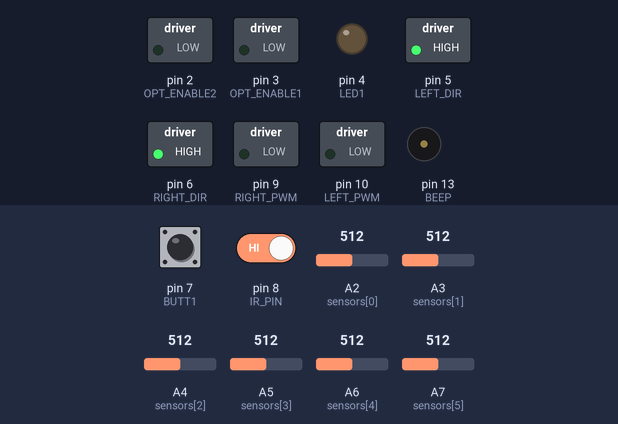
Recording of a sketch running on a simulated Arduino Nano, built with avr-gcc and run on an emulated ATmega328P. Shown: switched loads named in the sketch (green lamp = pin HIGH), output pins drawn as LEDs (lit = HIGH), buzzer (waves = sounding). The inputs (shaded band) are chosen by the test bench; at power-on: pin 7 (BUTT1) HIGH, A3 (sensors[1]) = 512, A2 (sensors[0]) = 512, pin 8 (IR_PIN) HIGH, A4 (sensors[2]) = 512, A5 (sensors[3]) = 512, A6 (sensors[4]) = 512, A7 (sensors[5]) = 512. What the sketch prints to the serial monitor is not drawn.

Above: at 1.3 s.
1.4 s: pin 7 (BUTT1) pulled LOW for 0.15 s
At 2.0 s:
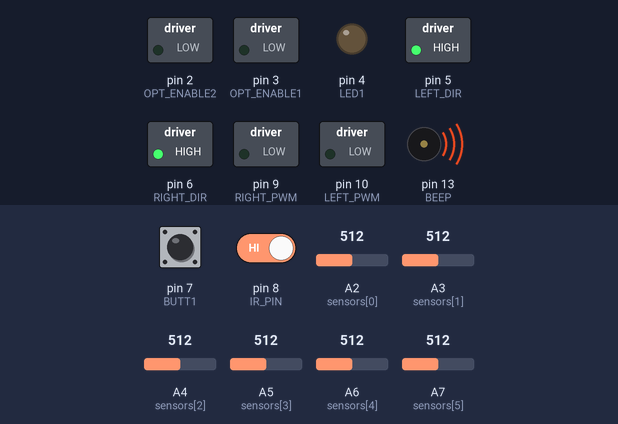
At 4.3 s:
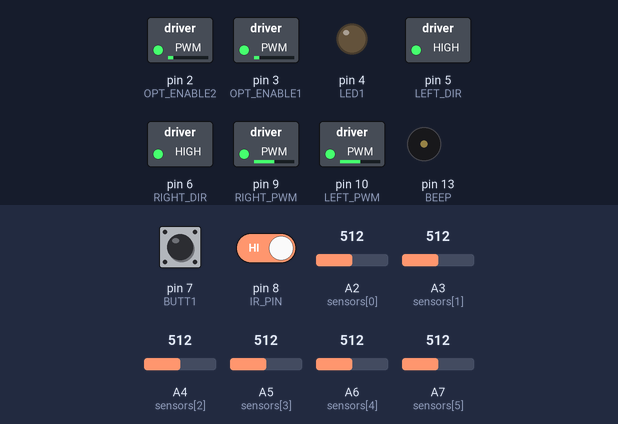
4.5 s: A3 (sensors[1]) set to 610
6.0 s: A3 (sensors[1]) set to 638
7.5 s: A2 (sensors[0]) set to 716
9.0 s: A3 (sensors[1]) set to 732
10.5 s: A3 (sensors[1]) set to 760
Timing chart, 0 to 13.0 s (numbered marks = the images above; inputs shaded):
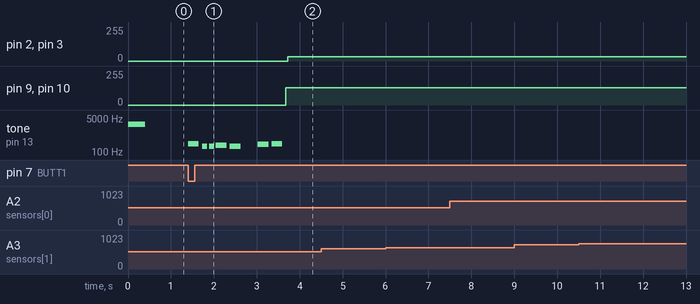

The sketch:

SumoBot_TUNEL.ino
```cpp
/*
  Author : Vyara Simeonova
  Name : SumoBot  Arduino project
  Ver: 1.0.0
  Uses side and front sensors to go into tunnel
*/
#include <Arduino.h>
#include <PWM.h>

#include "pitches.h"
#include <stdio.h> // for function sprintf

//--------------------- PIN definitions -----------
/*
  #define RIGHT_SIDE  A2
  #define RIGHT_FRONT A3
  #define DOHIO_LEFT  A4
  #define DOHIO_RIGHT A5
  #define LEFT_FRONT  A6
  #define LEFT_SIDE   A7
*/
//---------  Array index -------
#define RIGHT_SIDE  0
#define RIGHT_FRONT 1
#define DOHIO_LEFT  2
#define DOHIO_RIGHT 3
#define LEFT_FRONT  4
#define LEFT_SIDE   5

//----------  Motors --------
#define LEFT_PWM    10
#define RIGHT_PWM   9
#define LEFT_DIR    5
#define RIGHT_DIR   6


//--------------- LEDS -----------
#define LED1      4      // LED1

//-------------- SENSORS ---------
#define OPT_ENABLE1   3
#define OPT_ENABLE2   2

//-------------- Beep ----------
#define BEEP        13

//--------------  Buttons -----------
#define BUTT1     7
#define BUTT2     11

//-------------- Ultrasonic --------
#define TRIG      12
#define ECHO      A0

//----------------- IR --------------
#define IR_PIN    8

//-------------------------- Sensors and position -------------------------
#define SENSORS_NR  6
const unsigned int sensors[SENSORS_NR] = { A2, A3, A4, A5, A6, A7 }; //left-right

//------------------------ Калибрираща константа -------------------------
// Използва се за линеаризиране и калибриране на сенозрите
//  преобразужането е : distance = CALLIBRATE / sensor_value; - разстоянието е в мм
#define CALLIBRATE  18000


///////////////////////////////////////////////////////////////////////////
//----------------------------------- PID ---------------------------------
///////////////////////////////////////////////////////////////////////////
#define PWM_FREQ      50000

//------------------   -------------
#define DISTANCE        160     //mm
#define KP              1.5
#define KD              48
#define Ki              0.03
#define SPEED           128


/////////////////////////////////////////////////////////////////////////
//------- Global Variables -----
int dir;
signed int error;
signed int lastError;
signed int left_pwm;
signed int right_pwm;
signed int motorSpeed;
signed int control_value;
signed int speed;

signed int derivate;
signed int integral = 0;

unsigned int frontL_distance;
unsigned int frontR_distance;
unsigned int left_distance;
unsigned int right_distance;

//=================  CALIBRATE ==========================
unsigned int sensor_values[SENSORS_NR];
unsigned int sensor_min[SENSORS_NR];

//--------- Common ------------
char tmp_str[64];

//--------------------------------
int melody[] = { NOTE_C4, NOTE_G3, NOTE_G3, NOTE_A3, NOTE_G3, 0, NOTE_B3, NOTE_C4 };
// note durations: 4 = quarter note, 8 = eighth note, etc.:
int noteDurations[] = { 4, 8, 8, 4, 4, 4, 4, 4 };


//////////////////////////////////////////////////////////////////////////////
//
//                          SETUP
//////////////////////////////////////////////////////////////////////////////

//     Първоначална инициализация на всички входове, изходи и променливи
//
void setup() {

  // initialize serial communication at 9600 bits per second:
  Serial.begin(9600);

  //---- Инициализация на пиновете за управление на моторите
  pinMode(LEFT_PWM, OUTPUT);
  pinMode(RIGHT_PWM, OUTPUT);
  pinMode(LEFT_DIR, OUTPUT);
  pinMode(RIGHT_DIR, OUTPUT);

  //---- PWM инициализация за управление на моторите
  InitTimersSafe();
  if ( SetPinFrequencySafe(LEFT_PWM, PWM_FREQ))
  {
    pinMode(LEFT_PWM, OUTPUT);
  }
  if (SetPinFrequencySafe(RIGHT_PWM, PWM_FREQ))
  {
    pinMode(RIGHT_PWM, OUTPUT);
  }

  // Управление на оптроните
  pinMode( OPT_ENABLE1 , OUTPUT);
  pinMode( OPT_ENABLE2 , OUTPUT);
  digitalWrite( OPT_ENABLE1 , LOW);
  digitalWrite( OPT_ENABLE2 , LOW);

  // --- Изходи  ---
  pinMode(LED1, OUTPUT);
  pinMode(BEEP, OUTPUT);

  // --- Входове ---
  pinMode(BUTT1, INPUT_PULLUP);
  pinMode(IR_PIN, INPUT_PULLUP);


  tone(BEEP, 2400, 400);
  delay(500);
  noTone(BEEP);

  analogWrite(LEFT_PWM, 0);
  analogWrite(RIGHT_PWM, 0);
  left_motor_speed(0);
  right_motor_speed(0);

  // Изчакване натискането на бутон
  while (digitalRead (BUTT1) == HIGH);
  lastError = 0;

  // ---  Изпълняване на мелодията ---
  for (int thisNote = 0; thisNote < 8; thisNote++) {
    // to calculate the note duration, take one second
    // divided by the note type. //e.g. quarter note = 1000 / 4, eighth note = 1000/8, etc.
    int noteDuration = 1000 / noteDurations[thisNote];
    tone(BEEP, melody[thisNote], noteDuration);
    // to distinguish the notes, set a minimum time between them.
    // the note's duration + 30% seems to work well:
    int pauseBetweenNotes = noteDuration * 1.30;
    delay(pauseBetweenNotes);
    // stop the tone playing:
    noTone(BEEP);
  }

}


//============================================================================
//
// the loop routine runs over and over again forever:
//
//============================================================================
void loop() {
  int adc_value;

  //---- Прочитане на текущата позиция и пресмятане на грешката ----
  read_position();
  frontL_distance = CALLIBRATE / sensor_values[LEFT_FRONT];
  frontR_distance = CALLIBRATE / sensor_values[RIGHT_FRONT];
  left_distance = CALLIBRATE / sensor_values[LEFT_SIDE];
  right_distance = CALLIBRATE / sensor_values[RIGHT_SIDE];
  /*
      Left and right dohio sensors are analog values.
      Lower than 100 is the white border. Higher - dohio black disk.
      sensor_values[DOHIO_LEFT], sensor_values[DOHIO_RIGHT]
  */


  //-------------------- PID --------------------------
  error = right_distance - left_distance;   // За средата на тунела
  left_pwm = SPEED + KP * error;
  right_pwm = SPEED - KP * error;
  /* TODO - Full PID implementation  */


  /*
    //----------------------- Print sensors ---------------------------
    // --   Use  only for Debug!!!  It is too slow. --
      sprintf(tmp_str, "  / %3d  %3d  %3d", left_distance, frontL_distance,  frontR_distance);
      Serial.print(tmp_str);
      sprintf(tmp_str, "  %3d err= %d | %3d %3d ",right_distance, error, sensor_values[DOHIO_LEFT], sensor_values[DOHIO_RIGHT]);
      Serial.println(tmp_str);
      delay(100);
      //-------------------------------------------------------------------
  */

  //----------------- Control ------------
  left_motor_speed(left_pwm);
  right_motor_speed(right_pwm);

  //--------------- Turn Back ----------
  if (frontL_distance + frontR_distance / 2 <= DISTANCE) {    // Средната стойност от двата сензора
    left_motor_speed(-80);
    right_motor_speed(80);
    delay (460);            //Избира се скорост и време за да направи завой на 180гр.
  }


  while (digitalRead(IR_PIN) == LOW);    // Спиране ако има команда от Старт модул

  delay(3);

}


//=======================================================================================

/* -----------------------------------------------------------------------------------
    Two way PWM speed control. If speed is >0 then motor runs forward.
    Else if speed is < 0 then motor runs backward
  ------------------------------------------------------------------------------------ */
void left_motor_speed(signed int motor_speed) {
  if (motor_speed == 0)
    motor_speed = 1;

  if (motor_speed > 0) {
    digitalWrite(LEFT_DIR, HIGH);
  }
  else {
    digitalWrite(LEFT_DIR, LOW);
  }
  motor_speed = abs(motor_speed);
  if (motor_speed > 255)
    motor_speed = 255;

  pwmWrite(LEFT_PWM, motor_speed);
}

//---------------------------------------
void right_motor_speed(signed int motor_speed) {
  if (motor_speed == 0)
    motor_speed = 1;

  if (motor_speed > 0) {
    digitalWrite(RIGHT_DIR, HIGH);
  }
  else {
    digitalWrite(RIGHT_DIR, LOW);
    Serial.println("back");
  }
  motor_speed = abs(motor_speed);
  if (motor_speed > 255)
    motor_speed = 255;

  pwmWrite(RIGHT_PWM, motor_speed);
}


//===================== Read sensors  and scale ==================
void read_position(void) {
  unsigned char sens;
  unsigned int tmp_value;

  for (sens = 0; sens < SENSORS_NR; sens++) {
    sensor_min[sens]  = analogRead(sensors[sens]) / 2;
  }

  //-------------- Read Left sensors ------------
  digitalWrite( OPT_ENABLE1 , HIGH);
  delayMicroseconds(320);    // Wait for lighting
  for (sens = 0; sens < 2; sens++) {
    sensor_values[sens]  = analogRead(sensors[sens]) / 2 -  sensor_min[sens];
  }
  sensor_values[DOHIO_RIGHT]  = analogRead(sensors[DOHIO_RIGHT]) / 2;    // Right dohio sensor
  digitalWrite( OPT_ENABLE1, LOW);

  //-------------- Read Right sensors ------------
  digitalWrite( OPT_ENABLE2 , HIGH);
  delayMicroseconds(320);    // Wait for lighting
  sensor_values[DOHIO_LEFT]  = analogRead(sensors[DOHIO_LEFT]) / 2;       // Left dohio sensor
  for (sens = 4; sens < SENSORS_NR; sens++) {
    sensor_values[sens]  = analogRead(sensors[sens]) / 2 -  sensor_min[sens];
  }
  digitalWrite( OPT_ENABLE2, LOW);

}
```

pitches.h
```cpp
/*************************************************
 * Public Constants
 *************************************************/

#define NOTE_B0  31
#define NOTE_C1  33
#define NOTE_CS1 35
#define NOTE_D1  37
#define NOTE_DS1 39
#define NOTE_E1  41
#define NOTE_F1  44
#define NOTE_FS1 46
#define NOTE_G1  49
#define NOTE_GS1 52
#define NOTE_A1  55
#define NOTE_AS1 58
#define NOTE_B1  62
#define NOTE_C2  65
#define NOTE_CS2 69
#define NOTE_D2  73
#define NOTE_DS2 78
#define NOTE_E2  82
#define NOTE_F2  87
#define NOTE_FS2 93
#define NOTE_G2  98
#define NOTE_GS2 104
#define NOTE_A2  110
#define NOTE_AS2 117
#define NOTE_B2  123
#define NOTE_C3  131
#define NOTE_CS3 139
#define NOTE_D3  147
#define NOTE_DS3 156
#define NOTE_E3  165
#define NOTE_F3  175
#define NOTE_FS3 185
#define NOTE_G3  196
#define NOTE_GS3 208
#define NOTE_A3  220
#define NOTE_AS3 233
#define NOTE_B3  247
#define NOTE_C4  262
#define NOTE_CS4 277
#define NOTE_D4  294
#define NOTE_DS4 311
#define NOTE_E4  330
#define NOTE_F4  349
#define NOTE_FS4 370
#define NOTE_G4  392
#define NOTE_GS4 415
#define NOTE_A4  440
#define NOTE_AS4 466
#define NOTE_B4  494
#define NOTE_C5  523
#define NOTE_CS5 554
#define NOTE_D5  587
#define NOTE_DS5 622
#define NOTE_E5  659
#define NOTE_F5  698
#define NOTE_FS5 740
#define NOTE_G5  784
#define NOTE_GS5 831
#define NOTE_A5  880
#define NOTE_AS5 932
#define NOTE_B5  988
#define NOTE_C6  1047
#define NOTE_CS6 1109
#define NOTE_D6  1175
#define NOTE_DS6 1245
#define NOTE_E6  1319
#define NOTE_F6  1397
#define NOTE_FS6 1480
#define NOTE_G6  1568
#define NOTE_GS6 1661
#define NOTE_A6  1760
#define NOTE_AS6 1865
#define NOTE_B6  1976
#define NOTE_C7  2093
#define NOTE_CS7 2217
#define NOTE_D7  2349
#define NOTE_DS7 2489
#define NOTE_E7  2637
#define NOTE_F7  2794
#define NOTE_FS7 2960
#define NOTE_G7  3136
#define NOTE_GS7 3322
#define NOTE_A7  3520
#define NOTE_AS7 3729
#define NOTE_B7  3951
#define NOTE_C8  4186
#define NOTE_CS8 4435
#define NOTE_D8  4699
#define NOTE_DS8 4978
```

Measured:
- after the input at 1.4 s, pin 2 (OPT_ENABLE2), pin 3 (OPT_ENABLE1): 0/255 → 33/255 after 2.3 s; pin 9 (RIGHT_PWM), pin 10 (LEFT_PWM): 0/255 → 128/255 after 2.3 s; tone on pin 13 (BEEP): plays 262 Hz for 0.25 s, 196 Hz for 0.13 s, 196 Hz for 0.13 s, 220 Hz for 0.25 s, 196 Hz for 0.25 s, 247 Hz for 0.25 s … (7 notes in this stretch), starting at once
- after the input at 4.5 s, every drawn part: stays the same
- after the input at 6.0 s, every drawn part: stays the same
- after the input at 9.0 s, every drawn part: stays the same
- after the input at 10.5 s, every drawn part: stays the same
